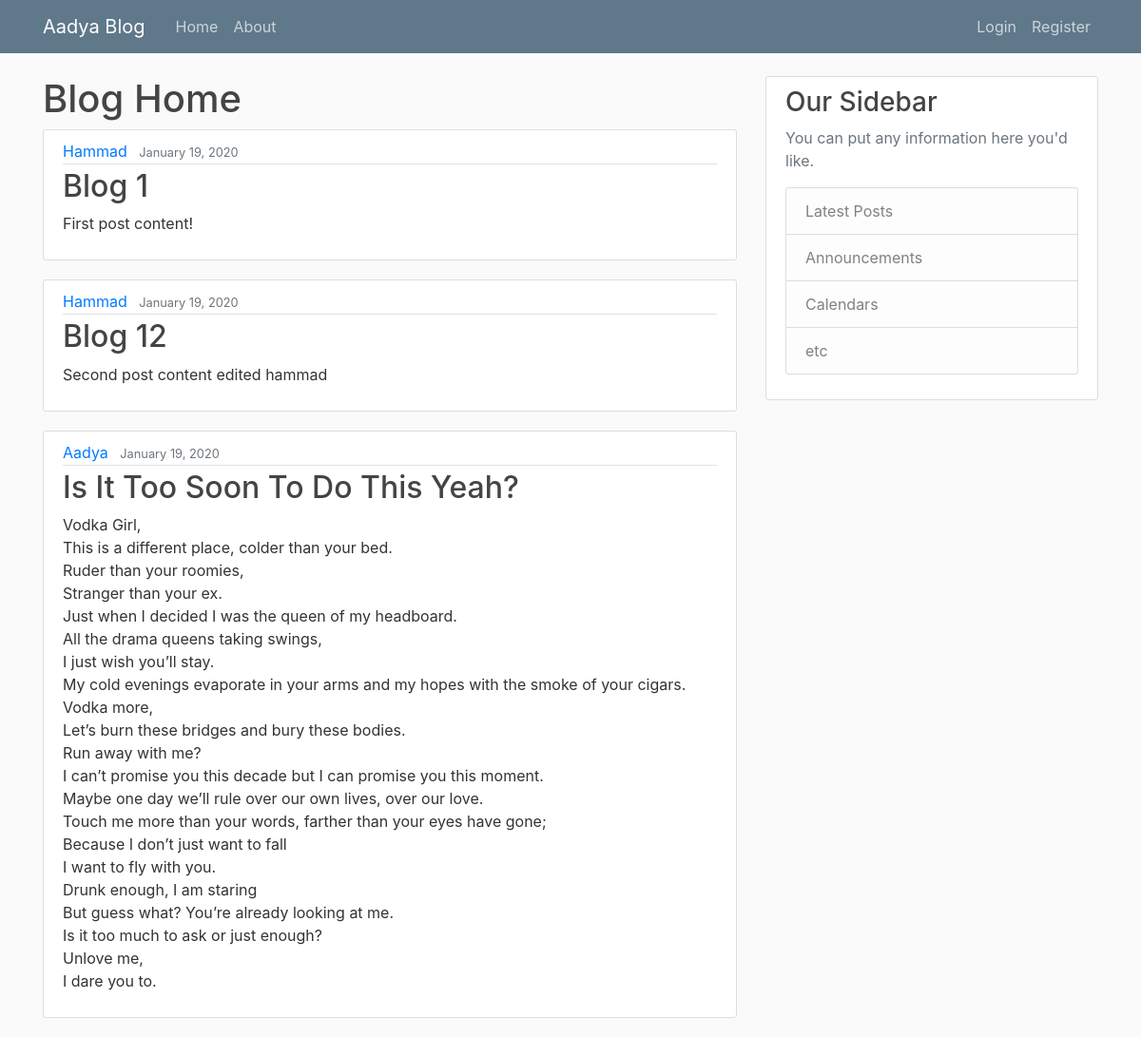
Before: / with the older database file.
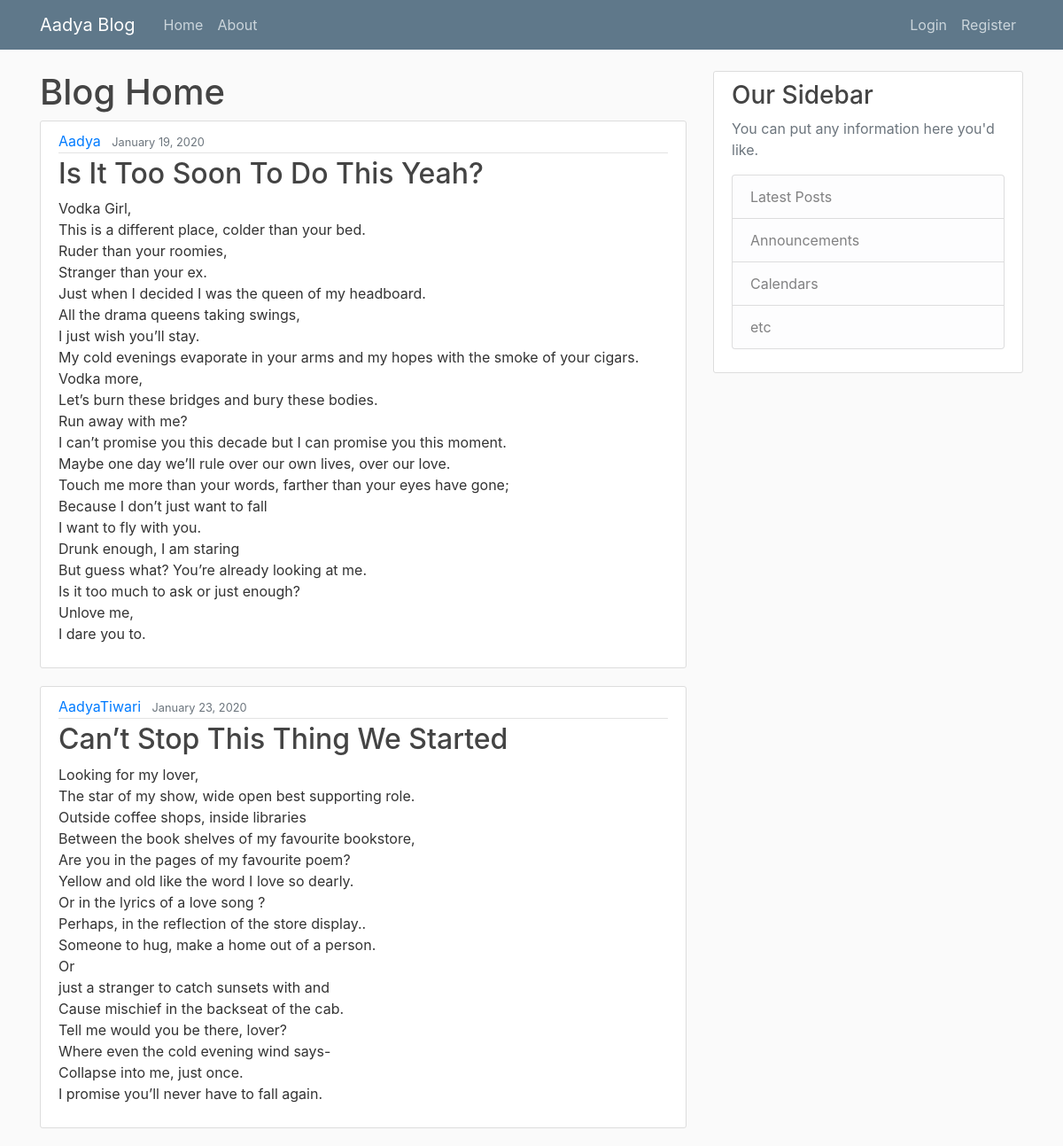
After: the same page with the newer database file.
### blog/models.py (models this page shows, shortened)
class Post(models.Model):
    title = models.CharField(max_length=100)
    content = models.TextField()
    date_posted = models.DateTimeField(default=timezone.now)
    author= models.ForeignKey(User, on_delete=models.CASCADE)

### blog/views.py (the view)
# urls.py: path('', views.home, name='blog-home'),
def home(request):
    context = {
        'posts': Post.objects.all()
    }
    return render(request, 'blog/home.html', context)

### blog/templates/blog/home.html
{% extends "blog/base.html" %}
{% block content%}
    <h1>Blog Home</h1>
    {% for post in posts %}
        <article class="media content-section">
          <div class="media-body">
            <div class="article-metadata">
              <a class="mr-2" href="#">{{ post.author }}</a>
              <small class="text-muted">{{ post.date_posted|date:"F d, Y" }}</small>
            </div>
            <h2><a class="article-title" href="#">{{ post.title }}</a></h2>
            <p class="article-content">{{ post.content }}</p>
          </div>
        </article>
    {% endfor %}
{% endblock content %}

### blog/templates/blog/base.html (shortened to what this page needs)
{% load static %}
<!DOCTYPE HTML>
<html lang="en">
<head>
    <head>
      <link rel="stylesheet" href="https://maxcdn.bootstrapcdn.com/bootstrap/4.0.0/css/bootstrap.min.css">
      <link rel="stylesheet" type="text/css" href="{% static 'blog/main.css' %}">
</head>
<body>
    <header class="site-header">
      <nav class="navbar navbar-expand-md navbar-dark bg-steel fixed-top">
        <div class="container">
          <a class="navbar-brand mr-4" href="{% url 'blog-home' %}">Aadya Blog</a>
          <div class="collapse navbar-collapse" id="navbarToggle">
            <div class="navbar-nav mr-auto">
              <a class="nav-item nav-link" href="{% url 'blog-home' %}">Home</a>
              <a class="nav-item nav-link" href="{% url 'blog-about'%}">About</a>
            </div>
            <div class="navbar-nav">
                {% if user.is_authenticated %}
                    <a class="nav-item nav-link" href="{% url 'profile' %}">Profile</a>
                    <a class="nav-item nav-link" href="{% url 'logout' %}">Logout</a>
                {% else %}
                    <a class="nav-item nav-link" href="{% url 'login' %}">Login</a>
                    <a class="nav-item nav-link" href="{% url 'register' %}">Register</a>
                {% endif %}
            </div>
          </div>
        </div>
      </nav>
    </header>
    <main role="main" class="container">
      <div class="row">
        <div class="col-md-8">
            {% block content %}{% endblock %}
        </div>
        <div class="col-md-4">
          <div class="content-section">
            <h3>Our Sidebar</h3>
            <p class='text-muted'>You can put any information here you'd like.
              <ul class="list-group">
                <li class="list-group-item list-group-item-light">Latest Posts</li>
                <li class="list-group-item list-group-item-light">Announcements</li>
                <li class="list-group-item list-group-item-light">Calendars</li>
                <li class="list-group-item list-group-item-light">etc</li>
              </ul>
            </p>
          </div>
        </div>
      </div>
    </main>
</body>
</html>

### blog/static/blog/main.css (style rules this page uses)
body { background: #fafafa; color: #333333; margin-top: 5rem; }
h1, h2, h3, h4, h5, h6 { color: #444444; }
ul { margin: 0; }
.bg-steel { background-color: #5f788a; }
.site-header .navbar-nav .nav-link { color: #cbd5db; }
.content-section { background: #ffffff; padding: 10px 20px; border: 1px solid #dddddd; border-radius: 3px; margin-bottom: 20px; }
.article-title { color: #444444; }
.article-content { white-space: pre-line; }
.article-metadata { padding-bottom: 1px; margin-bottom: 4px; border-bottom: 1px solid #e3e3e3 }

Changed rows visible on the page:
removed Post: author "Hammad", date_posted "January 19, 2020", title "Blog 1", content "First post content!"
removed Post: author "Hammad", date_posted "January 19, 2020", title "Blog 12", content "Second post content edited hammad"
added Post: author "AadyaTiwari", date_posted "January 23, 2020", title "Can’t Stop This Thing We Started", content "Looking for my lover, The star of my show, wide open best supporting role. Outside coffee shops, inside libraries Between the book shelves of my favourite bookstore, Are you in the pages of my favourite poem? Yellow and old like the word I love so dearly. Or in the lyrics of a love song ? Perhaps, in the reflection of the store display.. Someone to hug, make a home out of a person. Or just a stranger to catch sunsets with and Cause mischief in the backseat of the cab. Tell me would you be there, lover? Where even the cold evening wind says- Collapse into me, just once. I promise you’ll never have to fall again."
